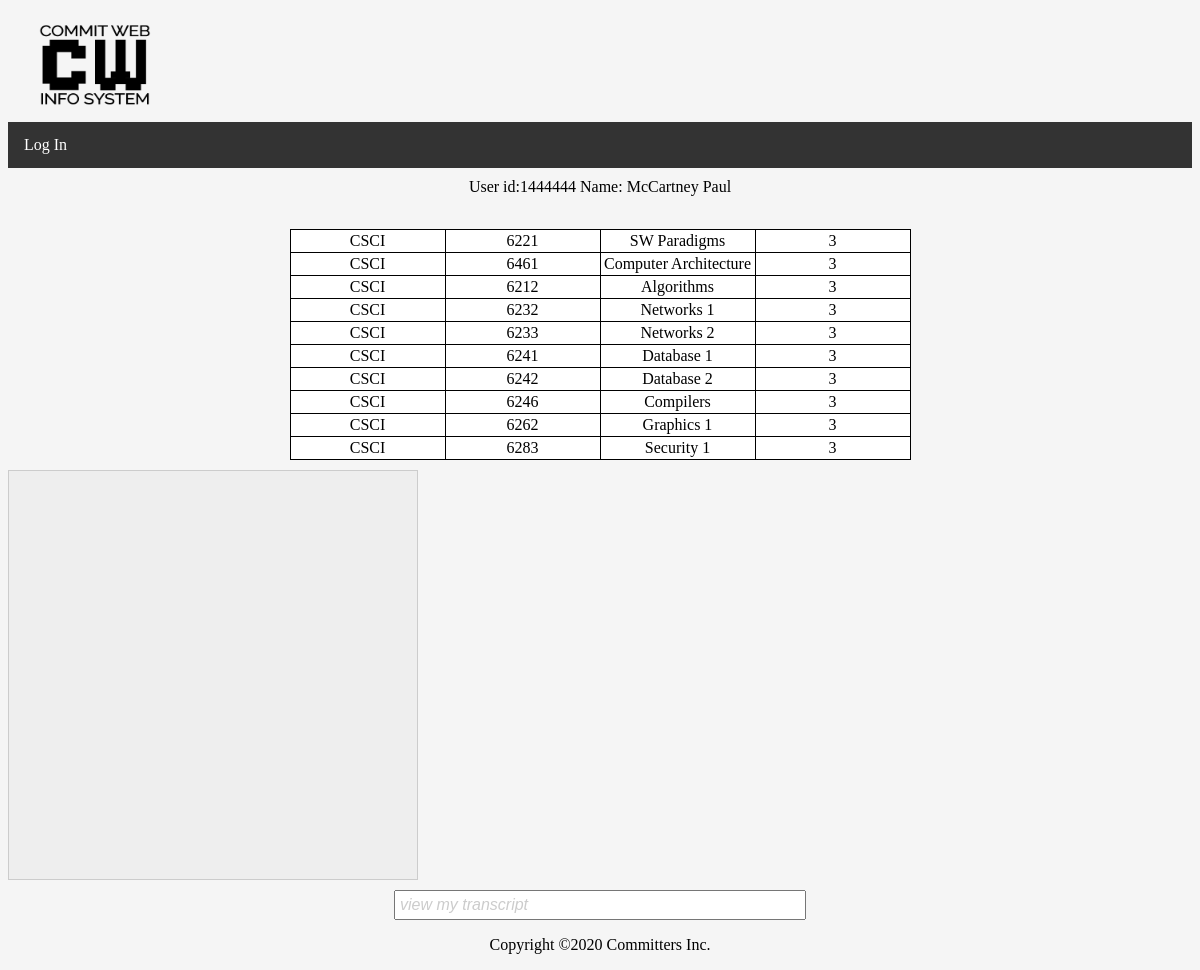
Page /ads/checkform1.php?uid=1444444 on the committed database.
### tables this page shows
create table form1(
    `uid` int,
    `dept` varchar(4),
    `cno` int,
    primary key (uid, dept, cno)
);

create table courses(
    `uid` int auto_increment not null, 
    `dept` varchar(4),
    `cno` int, 
    `title` varchar(50),
    `credits` int,
    `p1dept` varchar(4),
    `p1cno` int,
    `p1uid` int,
    `p2uid` int,
    `p2dept` varchar(4),
    `p2cno` int,
    primary key (uid),
    foreign key (p1uid) references courses(uid),
    foreign key (p2uid) references courses(uid)
);

### ads/checkform1.php (the view, shortened to what this page needs)
<?php
	require_once('header.php');
	$dbc = mysqli_connect(DB_HOST, DB_USER, DB_PASSWORD, DB_NAME);
	  require_once('navmenu.php');
    $uid = $_GET['uid'];
	echo '<table id="t01">';
	if ($_SESSION['acc_type'] == 6) {
		$query = "SELECT * FROM student s, users a WHERE a.uid = s.uid AND a.uid = '$uid' AND advisor='" . $_SESSION['user_id'] . "'";
	}
	else {
		$query = "SELECT * FROM student s, users a WHERE a.uid = s.uid AND a.uid = '$uid'";
	}
	$data = mysqli_query($dbc, $query);
	$studentinfo = mysqli_fetch_array($data);
	echo '<br>';
	$query = "SELECT * FROM form1 f, courses c WHERE c.cno = f.cno AND f.dept = c.dept AND f.uid='" . $studentinfo[0] . "'";
        $data1 = mysqli_query($dbc, $query);
	echo "<br />";
        while($row = mysqli_fetch_array($data1)) {
              echo "<tr><td>".$row['dept'] . "</td><td>".  $row['cno'] . "</td><td>".  $row['title'] . "</td><td>".  $row['credits'] ."</td></tr>";
        }
    ?>
  <?php
echo '</table>';
  require_once('footer.php');
?>

### ads/style.css (style rules this page uses)
body { background-color: whitesmoke; background-size: cover; background-repeat: no-repeat; text-align:center; }
table#t01, table#t01 th, table#t01 td { padding: 2px; margin: auto; text-align: center; border: 1px solid black; border-collapse: collapse; margin-top: 15px; margin-bottom: 10px; background-color: white; }
.index th, td { width: 150px; text-align: center; padding: 5px; }

### rows in the picture
form1: courses.dept "CSCI", courses.cno "6221", courses.title "SW Paradigms", courses.credits "3"
form1: courses.dept "CSCI", courses.cno "6461", courses.title "Computer Architecture", courses.credits "3"
form1: courses.dept "CSCI", courses.cno "6212", courses.title "Algorithms", courses.credits "3"
form1: courses.dept "CSCI", courses.cno "6232", courses.title "Networks 1", courses.credits "3"
form1: courses.dept "CSCI", courses.cno "6233", courses.title "Networks 2", courses.credits "3"
form1: courses.dept "CSCI", courses.cno "6241", courses.title "Database 1", courses.credits "3"
form1: courses.dept "CSCI", courses.cno "6242", courses.title "Database 2", courses.credits "3"
form1: courses.dept "CSCI", courses.cno "6246", courses.title "Compilers", courses.credits "3"
form1: courses.dept "CSCI", courses.cno "6262", courses.title "Graphics 1", courses.credits "3"
form1: courses.dept "CSCI", courses.cno "6283", courses.title "Security 1", courses.credits "3"
